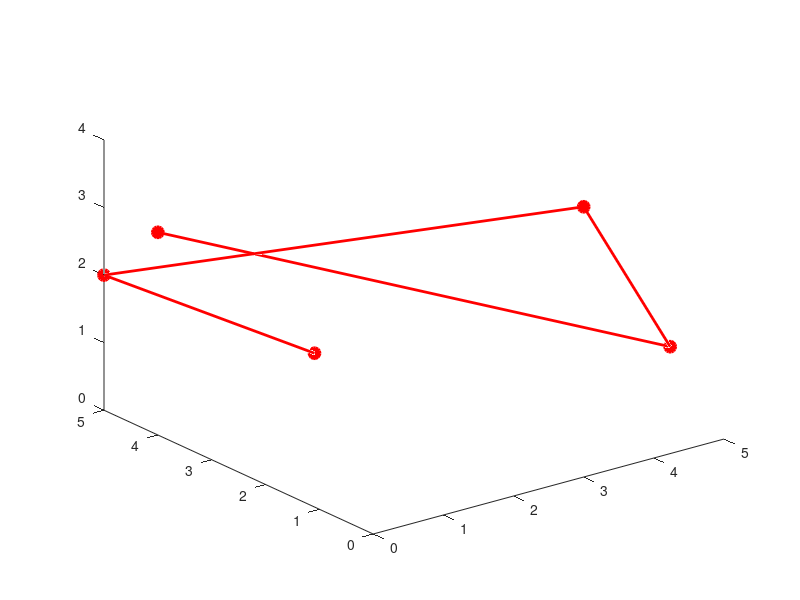
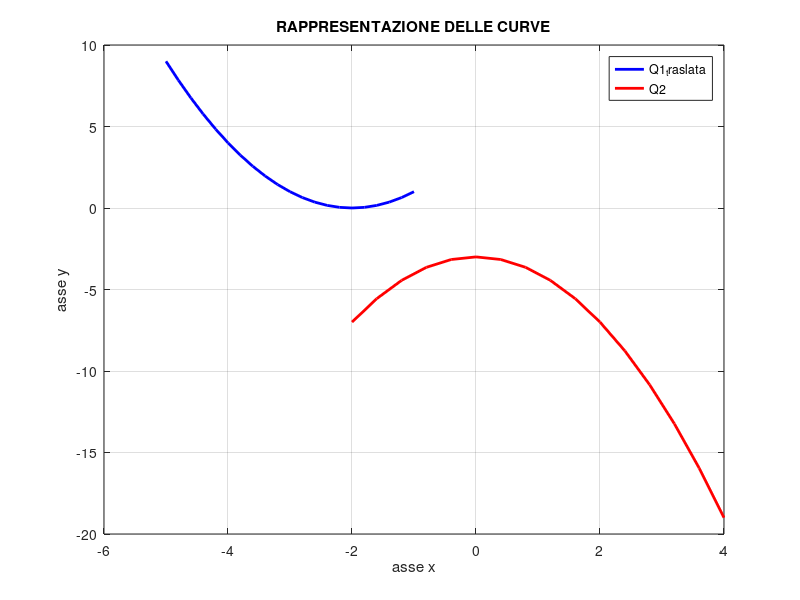
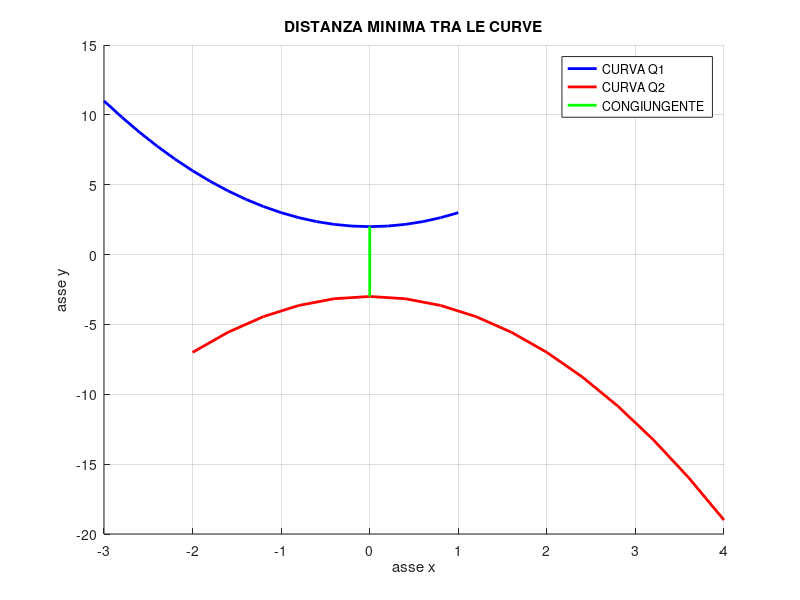

Write the MATLAB code that produced these figures, in order.
clc
clear 
%%
clc
clear all 

%Ex1 - inizializzare matrice 4x4 con tutti elementi nulli

A(4,4)=0; 

%alternatively:
B=zeros(4,4);

%%

%Ex2 - crea matrice 4x4 con elementi unitari sulla diagonale principale
clc
clear all 

C(4,4)=0;

C(1,1)=1;
C(2,2)=1;
C(3,3)=1;
C(4,4)=1;

%alternatively:
D(4,4)=0;
for i=1:4
    D(i,i)=1;
end

%alternatively: 
E=eye(4,4); 

%%

%Ex3 - crea matrice 10x4 popolata con una distribuzione uniforme di numeri
%interi (casuali) compresi tra 0 e 5
clc
clear all

F=round(5*rand(10,4));

%alternatively: 
G=randi([0,5],10,4); 

%%

%Ex4 - Dalla matrice A o B generata nell’esercizio 3, prelevare la sottomatrice 
% costituita dalle righe dispari e dalle prime tre colonne. Successivamente, 
% eseguire il plot dei dati assumendo che ogni riga rappresenta un punto nello 
% spazio euclideo. Assegnare una linea continua rossa e una sfera di colore 
% rosso a ogni punto.

clc
clear all

C=randi([0,5],10,4);

l=size(C,1) %estraggo il numero di righe di C nella prima colonna
k=0; %inizializzo la variabile k
for i=1:2:l %inizio da 1, passo 2, si finisce quando si arriva a l
    k=k+1
    D(k,:)=C(i,:)
end
D(:,4)=[] %elimino la 4a colonna
plot3(D(:,1), D(:,2), D(:,3), 'r-', 'LineWidth', 2, 'Marker', 'o', 'MarkerFaceColor', 'r', 'MarkerSize', 8)

%%

%Ex5 - dati due punti, calcola la distanza tra essi
clc
clear all 

P1=[1,2,1];
P2=[5,3,3];
D=P2-P1; %distanza tra i due punti
d=norm(D) %la distanza è la norma del vettore D

%%

%Ex6 - per i due P assegnati nell'ex5, calcola la 
%distanza lungo la direzione definita da N

clc
clear all 
P1=[1,2,1];
P2=[5,3,3];
D=P2-P1;
N=[1,2,2];
vers_N=N/norm(N); %versore di N
d_n=D*vers_N'; %la distanza lungo N è prod scalare fra D e vers_N


%%

%Ex7

clc
clear all
%vettore1 e 2
x1=-3:0.2:1;
x2=-2:0.4:4;

%funzioni date
y1=x1.^2+2;
y2=-x2.^2-3;

Q1=[x1',y1']; %matrice Q1 con coordinate (x1, y1)
Q2=[x2',y2']; %matrice Q2 con coordinate (x2, y2)

%visualizzo Q1 e Q2:
disp('Matrice Q1:');
disp(Q1);
disp('Matrice Q2:');
disp(Q2);

%traslo Q1 di -2 lungo x e -2 lungo y
Q1_traslata = Q1 - [2, 2];

%devo rappresentare le curve nella stessa area grafica
%blu per Q1 e rosso per Q2. figure:si imposta il riquadro
figure; 
%plotto tutte le righe della 1a colonna della Q1_traslata
%plotto tutte le righe della 2a colonna della Q2_traslata
%b:curva di colore blu 
%specifichiamo lo spessore della linea, con valore 2
plot(Q1_traslata(:,1),Q1_traslata(:,2),'b','LineWidth',2);
hold on; %i grafici dopo questo comando non sostituiranno,
%ma potranno coesistere coi precedenti
plot(Q2(:,1),Q2(:,2),'r','LineWidth',2);
hold off; %ripristina il comportamento precedente(cioè grafici che si sovrappongono)
%ETICHETTE:
xlabel('asse x');
ylabel('asse y');
title('RAPPRESENTAZIONE DELLE CURVE');
legend('Q1_traslata','Q2');
%grid on:aggiunge una griglia orizzontale e verticale al grafico
grid on; 

%%

%Ex8 
clc 
clear all

%vettore x1 e x2
x1=-3:0.2:1;
x2=-2:0.4:4;

%funzioni date
y1=x1.^2+2;
y2=-x2.^2-3;

%NOTA:. l'apice alle coordinate si usa per trasformare un vettore riga in
%un vettore colonna in questo caso

%MATRICI:
Q1=[x1',y1']; 
Q2=[x2',y2'];
%distanza minima:
min_dist=inf; %settiamo la distanza minima a infinito
puntomin_Q1=[0,0]; 
puntomin_Q2=[0,0];
%andiamo a confrontare ogni coppia di punti delle curve, per vedere quali
%danno la minima distanza 

%ciclo per trovare la distanza minima tra i punti di Q1 e Q2

for i=1:size(Q1,1) %size(Q1,1) mi dà il numero di righe della matrice
    for j=1:size(Q2,1) %size(Q2,1) numero di righe della matrice (per ottenere le colonne dovevo mettere size(Q2,2))
        %calcolo la distanza tra i punti
        dist=norm(Q1(i,:)-Q2(j,:)); %si considerano tutte le righe e tutte le colonne delle matrici
        %calcolo distanza tramite norma euclidea
        if dist<min_dist %dist dev'essere minore. l'altro è infinito
            min_dist=dist; %aggiorno la distanza minima con quella trovata
            puntomin_Q1=Q1(i,:); %si riaggiornano i valori dei punti definiti prima
            puntomin_Q2=Q2(j,:);
        end
    end
end

%rappresentazione grafica delle curve
figure; %creo il riquadro
hold on; 
plot(Q1(:,1),Q1(:,2),'b','LineWidth',2); %plotto Q1
plot(Q2(:,1),Q2(:,2),'r','LineWidth',2); %plottoQ2
%congiungente (in verde) dei punti con distanza minima:
plot([puntomin_Q1(1),puntomin_Q2(1)],[puntomin_Q1(2),puntomin_Q2(2)],'g','LineWidth',2);
%puntomin_Q1(1) coordinata x del punto Q1
%puntomin_Q1(2) coordinate y del punto Q1
%ETICHETTE:
xlabel('asse x');
ylabel('asse y');
title('DISTANZA MINIMA TRA LE CURVE');
legend('CURVA Q1','CURVA Q2','CONGIUNGENTE');
grid on; %aggiunge la griglia
hold off;

%

%Ex9 - calcolare il versore della congiungente dei due punti puntomin_Q1 e
%puntomin_Q2

%vettore congiungente
vetC=puntomin_Q1-puntomin_Q2;
%calcolo della norma del vettore:lunghezza del vettore
norm_vetC=norm(vetC);
%calcolo versore congiungente
verC=vetC/norm_vetC;

%stampa versore congiungente
disp('Versore congiungente:');
disp(verC);

%%

%Ex10 -

N1=[1,1,0];
N2=[0,1,0];
norm_N1=norm(N1);
norm_N2=norm(N2);
